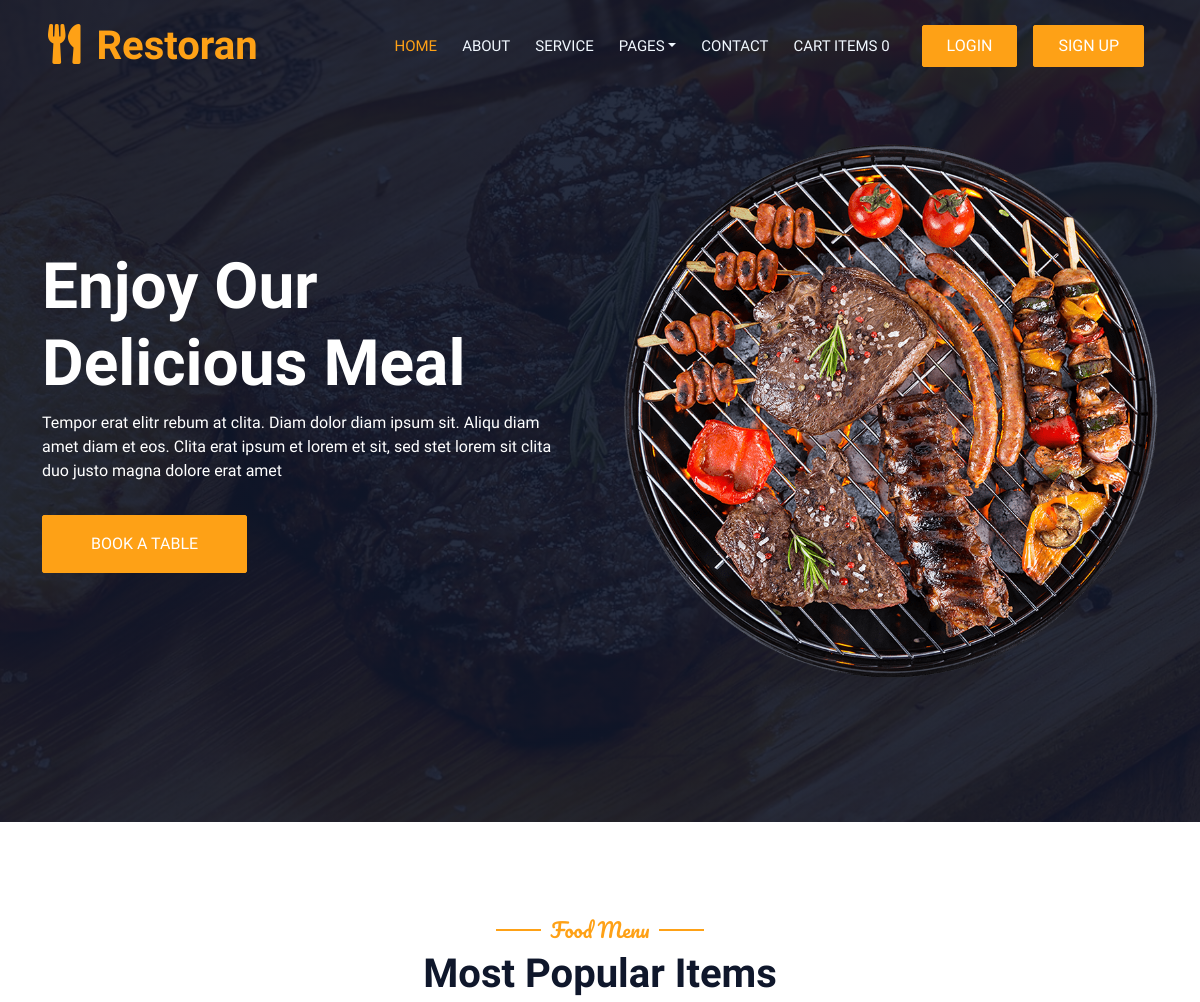
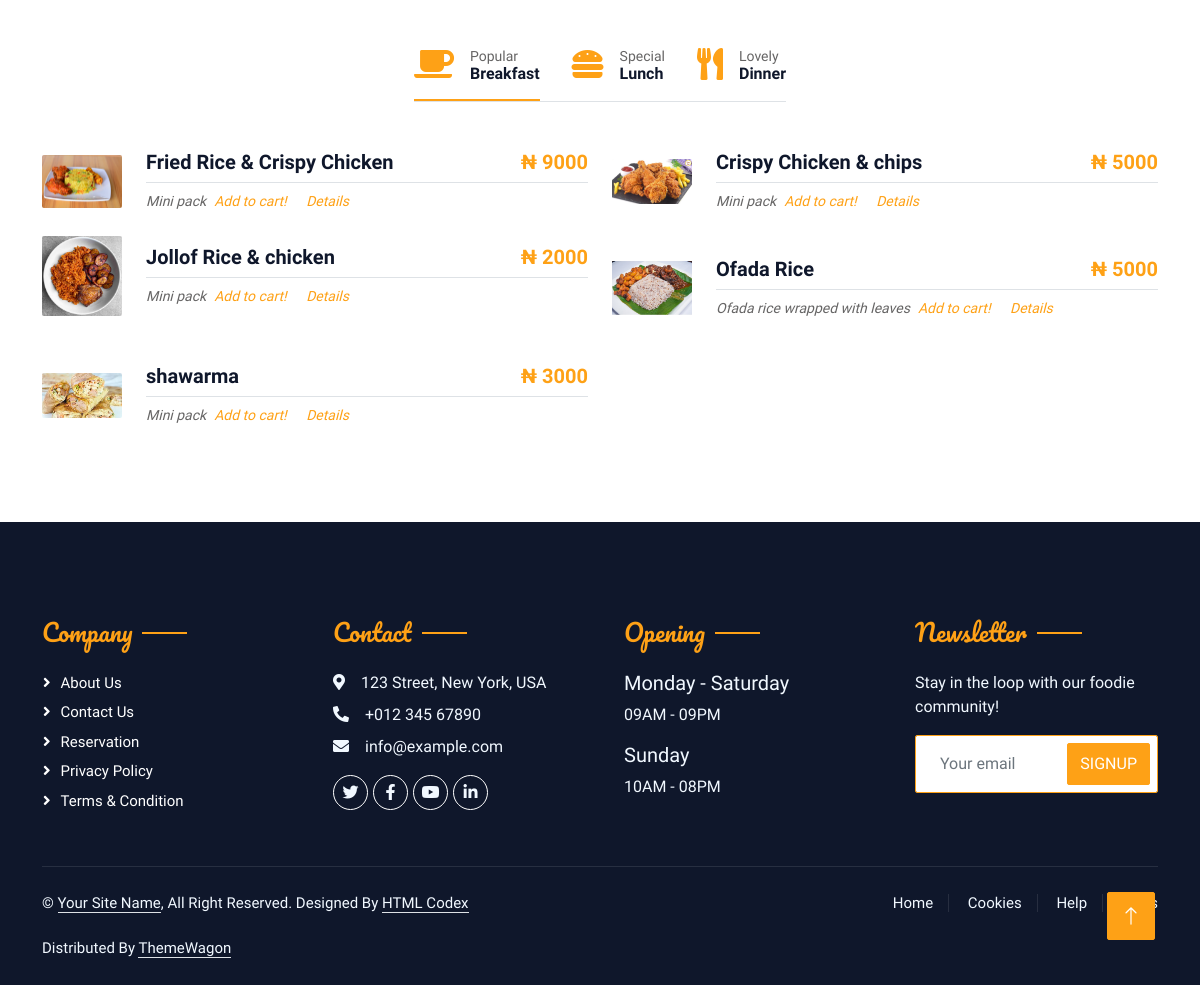
The page / on the database its author committed (2 pictures, top to bottom).
### sitepages/models.py (models this page shows, shortened)
class FoodItem(models.Model):
    CATEGORY_CHOICES = [
        ('Breakfast', 'Breakfast'),
        ('Lunch', 'Lunch'),
        ('Dinner', 'Dinner'),
    ]
    name = models.CharField(max_length=100)
    desc_short = models.CharField(max_length=100)
    desc_long = models.TextField()
    price = models.CharField(max_length=10)
    image = models.ImageField(upload_to="uploaded")
    category = models.CharField(max_length=10, choices=CATEGORY_CHOICES, default='Breakfast')

### sitepages/views.py (the view)
# urls.py: 2. Add a URL to urlpatterns:  path('', Home.as_view(), name='home')
def Home(request):
    if 'usercart' in request.session:
        x = request.session['usercart']
        totalnumber = len(x)
    else:
        request.session['usercart'] = []
        x = request.session['usercart']
        totalnumber = len(x)
    breakfast_items = FoodItem.objects.filter(category='Breakfast')
    lunch_items = FoodItem.objects.filter(category='Lunch')
    dinner_items = FoodItem.objects.filter(category='Dinner')
    data = {
        "ptitle": "Meals order & bookings - Home page",
        "breakfast_items": breakfast_items,
        "lunch_items": lunch_items,
        "dinner_items": dinner_items,
        "ttl": totalnumber,
    }
    return render(request, "sitepages/home.html", data)

### templates/sitepages/home.html (shortened to what this page needs)
{%extends 'sitepages/base1.html'%}
{%load static%}
{%block homepage_content%}
<div class="container-xxl py-5 bg-dark hero-header mb-5">
    <div class="container my-5 py-5">
        <div class="row align-items-center g-5">
            <div class="col-lg-6 text-center text-lg-start">
                <h1 class="display-3 text-white animated slideInLeft">Enjoy Our<br>Delicious Meal</h1>
                <p class="text-white animated slideInLeft mb-4 pb-2">Tempor erat elitr rebum at clita. Diam dolor diam ipsum sit. Aliqu diam amet diam et eos. Clita erat ipsum et lorem et sit, sed stet lorem sit clita duo justo magna dolore erat amet</p>
                <a href="/booking" class="btn btn-primary py-sm-3 px-sm-5 me-3 animated slideInLeft">Book A Table</a>
            </div>
            <div class="col-lg-6 text-center text-lg-end overflow-hidden">
                <img class="img-fluid" src="{%static 'img/hero.png'%}" alt="">
            </div>
        </div>
    </div>
</div>
</div>
        <div class="container-xxl py-5">
            <div class="container">
                <div class="text-center wow fadeInUp" data-wow-delay="0.1s">
                    <h5 class="section-title ff-secondary text-center text-primary fw-normal">Food Menu</h5>
                    <h1 class="mb-5">Most Popular Items</h1>
                </div>
                <div class="tab-class text-center wow fadeInUp" data-wow-delay="0.1s">
                    <ul class="nav nav-pills d-inline-flex  justify-content-center border-bottom mb-5">
                        <li class="nav-item">
                            <a class="d-flex align-items-center text-start mx-3 ms-0 pb-3 active" data-bs-toggle="pill" href="#tab-1">
                                <i class="fa fa-coffee fa-2x text-primary"></i>
                                <div class="ps-3">
                                    <small class="text-body">Popular</small>
                                    <h6 class="mt-n1 mb-0">Breakfast</h6>
                                </div>
                            </a>
                        </li>
                        <li class="nav-item">
                            <a class="d-flex align-items-center text-start mx-3 pb-3" data-bs-toggle="pill" href="#tab-2">
                                <i class="fa fa-hamburger fa-2x text-primary"></i>
                                <div class="ps-3">
                                    <small class="text-body">Special</small>
                                    <h6 class="mt-n1 mb-0">Lunch</h6>
                                </div>
                            </a>
                        </li>
                        <li class="nav-item">
                            <a class="d-flex align-items-center text-start mx-3 me-0 pb-3" data-bs-toggle="pill" href="#tab-3">
                                <i class="fa fa-utensils fa-2x text-primary"></i>
                                <div class="ps-3">
                                    <small class="text-body">Lovely</small>
                                    <h6 class="mt-n1 mb-0">Dinner</h6>
                                </div>
                            </a>
                        </li>
                    </ul>
                    <div class="tab-content">
                        <div id="tab-1" class="tab-pane fade show p-0 active">
                            <div class="row g-4">
                                {% for x in breakfast_items %}
                                <div class="col-lg-6">
                                    <div class="d-flex align-items-center">
                                        <img class="flex-shrink-0 img-fluid rounded" src="/media/{{x.image}}" alt="" style="width: 80px;">
                                        <div class="w-100 d-flex flex-column text-start ps-4">
                                            <h5 class="d-flex justify-content-between border-bottom pb-2">
                                                <span>{{x.name}}</span>
                                                <span class="text-primary">&#8358; {{x.price}}</span>
                                            </h5>
                                            <small class="fst-italic">{{x.desc_short}}<a href="/addtocart/{{x.id}}" class="mx-2">Add to cart!</a>
                                                <a href="/details/{{x.id}}" class="mx-2">Details</a></small>
                                        </div>
                                    </div>
                                </div>
                                {% endfor %}
                            </div>
                        </div>
                    </div>
                </div>
            </div>
        </div>
        {% endblock %}

### static/css/style.css (style rules this page uses)
:root { --primary: #FEA116; --light: #F1F8FF; --dark: #0F172B; }
.ff-secondary { font-family: 'Pacifico', cursive; }
.btn { font-family: 'Nunito', sans-serif; font-weight: 500; text-transform: uppercase; transition: .5s; }
.btn.btn-primary, .btn.btn-secondary { color: #FFFFFF; }
.hero-header { background: linear-gradient(rgba(15, 23, 43, .9), rgba(15, 23, 43, .9)), url(../img/bg-hero.jpg); background-position: center center; background-repeat: no-repeat; background-size: cover; }
.hero-header img { animation: imgRotate 50s linear infinite; }
.section-title { position: relative; display: inline-block; }
.section-title::before { position: absolute; content: ""; width: 45px; height: 2px; top: 50%; left: -55px; margin-top: -1px; background: var(--primary); }
.section-title::after { position: absolute; content: ""; width: 45px; height: 2px; top: 50%; right: -55px; margin-top: -1px; background: var(--primary); }
.nav-pills .nav-item .active { border-bottom: 2px solid var(--primary); }

### rows shown on the page
FoodItem: image (picture), name "Fried Rice & Crispy Chicken", price "9000", desc_short "Mini pack"
FoodItem: image (picture), name "Crispy Chicken & chips", price "5000", desc_short "Mini pack"
FoodItem: image (picture), name "Jollof Rice & chicken", price "2000", desc_short "Mini pack"
FoodItem: image (picture), name "Ofada Rice", price "5000", desc_short "Ofada rice wrapped with leaves"
FoodItem: image (picture), name "shawarma", price "3000", desc_short "Mini pack"

### other values the page prints
{{ ttl }} "0"
